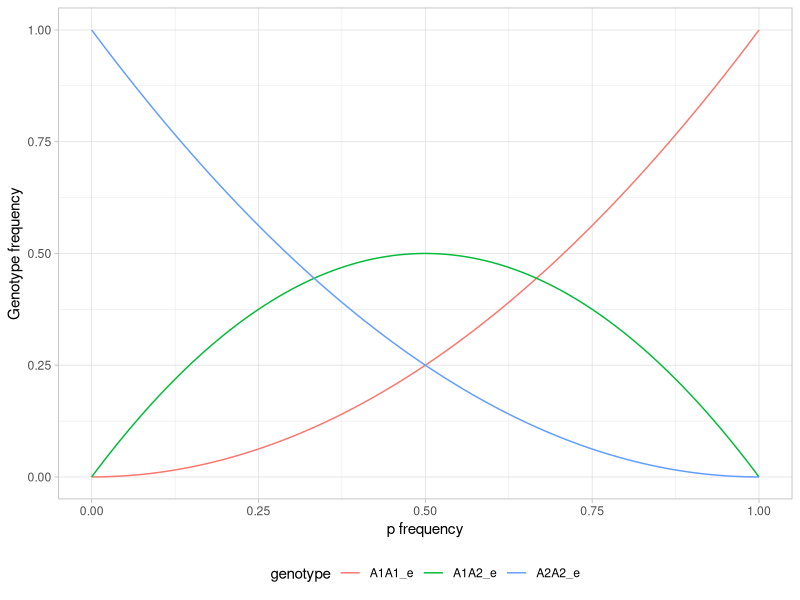
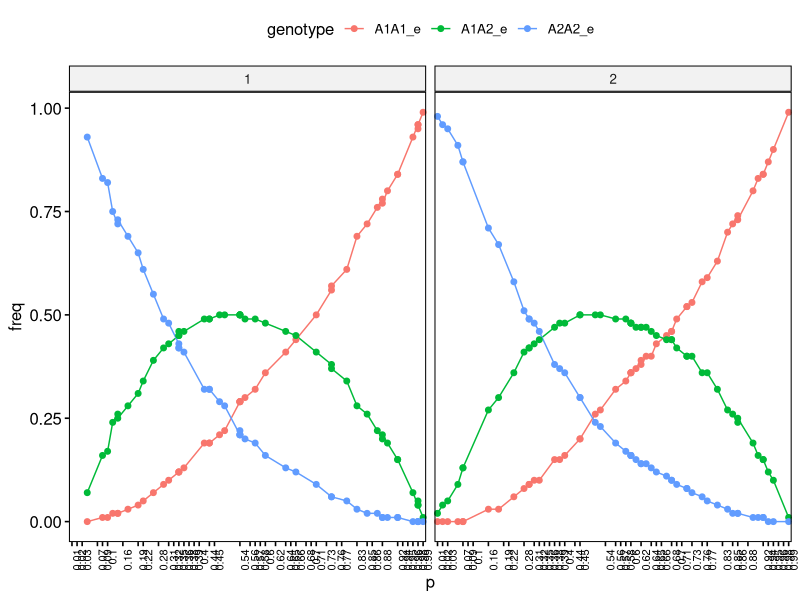
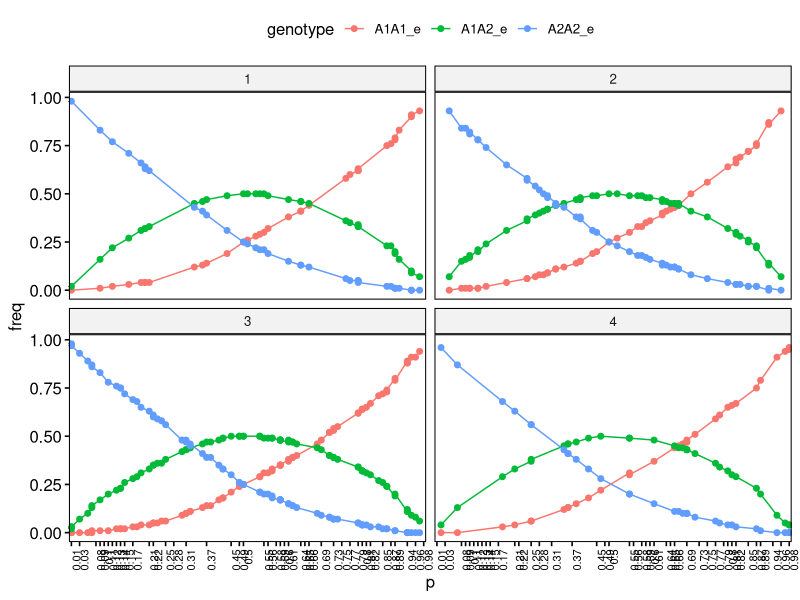

The R script that drew these images, in order:
library(ggplot2)
library(tibble)
library(tidyr)
# generate a range for p
p <- seq(0, 1, 0.01)
# and also for q
q <- 1 - p

# generate the expected genotype frequencies
A1A1_e <- p^2
A1A2_e <- 2 * (p * q)
A2A2_e <- q^2

# arrange allele frequencies into a tibble/data.frame
geno_freq <- as.tibble(cbind(p, q, A1A1_e, A1A2_e, A2A2_e))

# Use gather to reshape the data.frame for straightforward plotting
geno_freq <- gather(geno_freq, key = "genotype", value = "freq", -p, -q)

# plot the expected genotype frequencies
a <- ggplot(geno_freq, aes(p, freq, colour = genotype)) + geom_line()
a <-a + ylab("Genotype frequency") + xlab("p frequency")
a + theme_light() + theme(legend.position = "bottom")


################################################################################
HW_simulate <- function(pops,n,seed,x_size){
  set.seed(seed)
  # generate a range for p
  pops <- runif(n,min = 1,max = pops)
  pops <- round(pops,0)
  pops <- as.factor(as.character(pops))
  p <- runif(n, min = 0, max = 1)
  # and also for q
  q <- 1 - p
  
  # generate the expected genotype frequencies
  A1A1_e <- p^2
  A1A2_e <- 2 * (p * q)
  A2A2_e <- q^2
  
  # arrange allele frequencies into a tibble/data.frame
  geno_freq <- as.tibble(cbind(p, q, A1A1_e, A1A2_e, A2A2_e,pops))
  
  # Use gather to reshape the data.frame for straightforward plotting
  geno_freq <- gather(geno_freq, key = "genotype", value = "freq", -p, -q,-pops)
  geno_freq$pops <- factor(as.character(geno_freq$pops))
  geno_freq$genotype <- factor(as.character(geno_freq$genotype))
  
  print(table(geno_freq$pops)/3)
  geno_freq$p <- round(as.numeric(geno_freq$p),2)
  geno_freq$q <- round(as.numeric(geno_freq$q),2)
  geno_freq$freq <- round(as.numeric(geno_freq$freq),2)
  
  breaks <- unique(c(min(geno_freq$p),
                     sample(geno_freq$p,60),
                     max(geno_freq$p)))

  # plot the expected genotype frequencies
  a <- ggpubr::ggline(data = geno_freq, x = "p",
                      y = "freq",
                      color = "genotype",,
                      # x.text.angle = 90,
                      facet.by = "pops")+
    # scale_x_discrete(drop = T,) +   # keep all factor levels
     scale_x_discrete(breaks=breaks)+                                                      
    theme(axis.text.x = element_text(size = 8, 
                                       angle = 90, 
                                       hjust = 1))
  
  a
  # +
  #   a <-a + ylab("Genotype frequency") + xlab("p frequency")
  # a + theme_light() + theme(legend.position = "bottom")
  # a + facet_grid(pops, scales = "free")
}
HW_simulate(pops = 2,n = 100,seed = 1000,x_size=3)
HW_simulate(pops = 4,n = 200,seed = 1000,x_size=1)
